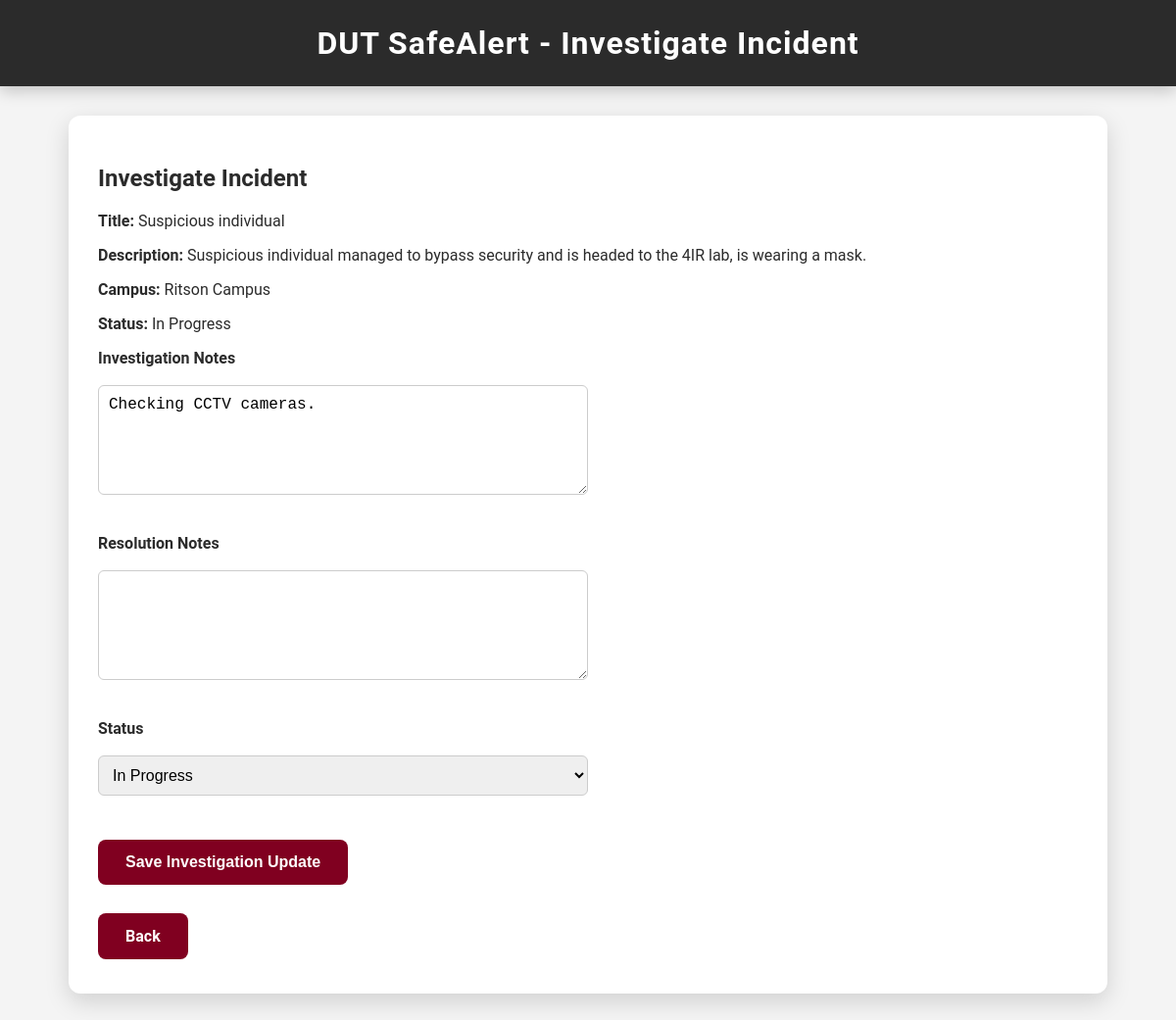
Page /investigate/1 on the committed database.
### models/__init__.py (models this page shows, shortened)
class Incident(db.Model):
    __tablename__ = 'incidents'
    id = db.Column(db.Integer, primary_key=True)
    title = db.Column(db.String(200))
    description = db.Column(db.Text)
    location = db.Column(db.String(100))
    category = db.Column(db.String(100))
    incident_date = db.Column(db.String(50))
    reported_by = db.Column(db.Integer, db.ForeignKey('users.id'), nullable=True)
    severity = db.Column(db.String(50))
    status = db.Column(db.String(50), default="Pending")
    timestamp = db.Column(db.DateTime, default=datetime.utcnow)
    assigned_officer_id = db.Column(db.Integer, db.ForeignKey('security_personnel.id'), nullable=True)
    assigned_officer = db.relationship('SecurityPersonnel', backref='incidents', lazy=True)
    dismissed_by = db.Column(db.PickleType, default=list)
    investigation_notes = db.Column(db.Text, nullable=True)
    resolution_notes = db.Column(db.Text, nullable=True)

### app.py (the view, shortened to what this page needs)
@app.route('/investigate/<int:incident_id>', methods=['GET', 'POST'])
def investigate_incident(incident_id):
    incident = Incident.query.get_or_404(incident_id)
    return render_template('investigate_incident.html', incident=incident)

### templates/investigate_incident.html (shortened to what this page needs)
<!DOCTYPE html>
<html>
<head>
    <link rel="stylesheet" href="{{ url_for('static', filename='css/style.css') }}">
</head>
<body>
<header>DUT SafeAlert - Investigate Incident</header>
<div class="container">
<h2>Investigate Incident</h2>
<p><strong>Title:</strong> {{ incident.title }}</p>
<p><strong>Description:</strong> {{ incident.description }}</p>
<p><strong>Campus:</strong> {{ incident.location }}</p>
<p><strong>Status:</strong> {{ incident.status }}</p>
<form method="POST">
<div class="form-group">
    <label>Investigation Notes</label>
    <textarea name="investigation_notes" rows="5">{{ incident.investigation_notes or '' }}</textarea>
</div>
<div class="form-group">
    <label>Resolution Notes</label>
    <textarea name="resolution_notes" rows="5">{{ incident.resolution_notes or '' }}</textarea>
</div>
<div class="form-group">
    <label>Status</label>
    <select name="status">
        <option value="In Progress" {% if incident.status == 'In Progress' %}selected{% endif %}>In Progress</option>
    </select>
</div>
<button type="submit">Save Investigation Update</button>
</form>
<br>
<a href="{{ url_for('officer_view_incidents') }}" class="btn">Back</a>
</div>
</body>
</html>

### static/css/style.css (style rules this page uses)
a { text-decoration: none; color: inherit; }
a.btn { display: inline-block; }
body { font-family: 'Roboto', sans-serif; background: #F4F4F4; color: #2B2B2B; margin: 0; padding: 0; }
header { background: #2B2B2B; color: #FFFFFF; padding: 25px 20px; text-align: center; font-size: 32px; font-weight: 700; letter-spacing: 1px; box-shadow: 0 5px 15px rgba(0,0,0,0.2); }
.container { max-width: 1000px; margin: 30px auto; padding: 30px; background: #fff; border-radius: 12px; box-shadow: 0 8px 25px rgba(0,0,0,0.15); }
button, .btn { background-color: #800020; color: #fff; border: none; padding: 14px 28px; margin: 5px 0; cursor: pointer; font-size: 16px; font-weight: 600; border-radius: 8px; transition: all 0.3s ease; }
input, select, textarea { width: 80%; max-width: 500px; padding: 12px; margin-top: 10px; margin-bottom: 20px; border-radius: 6px; border: 1px solid #ccc; font-size: 16px; }
button, input[type="submit"], .btn { background-color: #800020; color: #fff; border: none; padding: 14px 28px; margin: 5px 0; cursor: pointer; font-size: 16px; font-weight: 600; border-radius: 8px; transition: all 0.3s ease; display: inline-block; text-align: center; }
.form-group { display: flex; flex-direction: column; margin-bottom: 20px; }
.form-group label { font-weight: 600; margin-bottom: 8px; font-size: 16px; }
.form-group input, .form-group select, .form-group textarea { width: 80%; max-width: 500px; padding: 10px; font-size: 16px; border-radius: 6px; border: 1px solid #ccc; box-sizing: border-box; }

### rows in the picture
Incident: title "Suspicious individual", description "Suspicious individual managed to bypass security and is headed to the 4IR lab, is wearing a mask.", location "Ritson Campus", status "In Progress", investigation_notes "Checking CCTV cameras."
